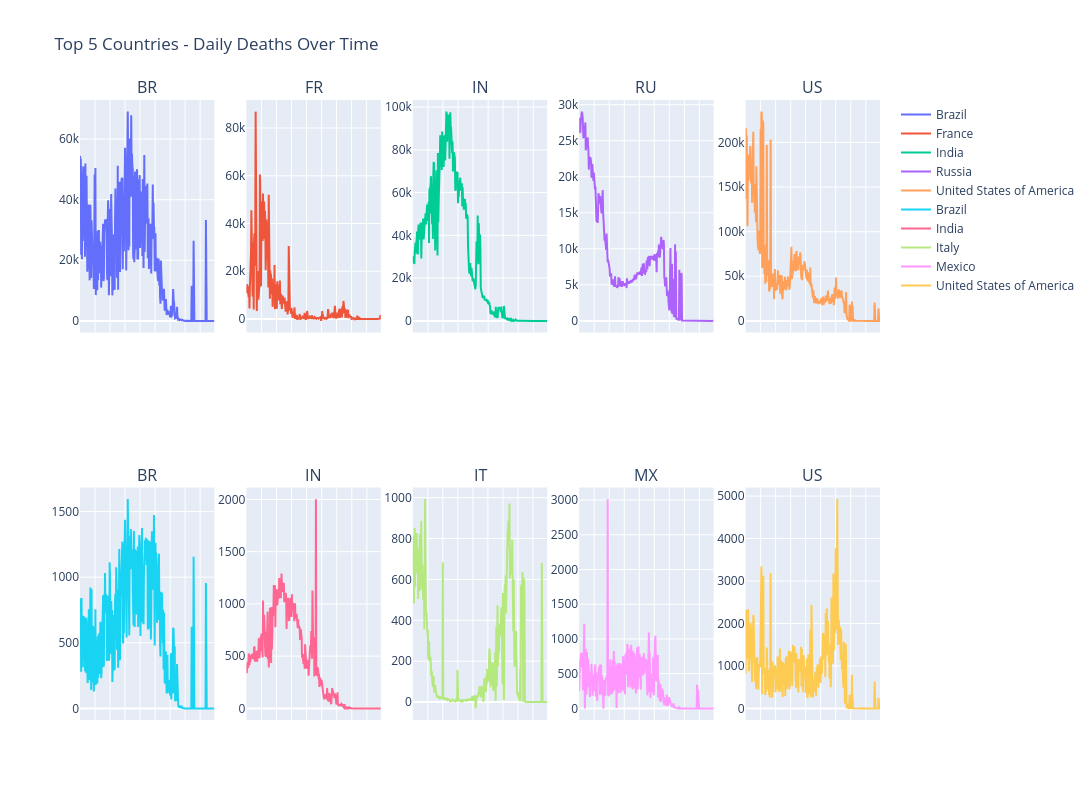

Source (notebook cell):
### Code cell
from plotly.subplots import make_subplots

json_files = [f for f in os.listdir(data_dir) if f.endswith('.json') and 'top5_countries_' in f]

# Create subplot grid: 2 rows, 5 columns
fig = make_subplots(rows=2, cols=5, shared_xaxes=False, shared_yaxes=False,
                    subplot_titles=[f.split('_')[3] for f in json_files[:10]])

for i, filename in enumerate(json_files[:10]):
    df = pd.read_json(os.path.join(data_dir, filename))
    country_code = df['countriesAndTerritories'].iloc[0].replace("_", " ")
    row = i // 5 + 1
    col = i % 5 + 1
    if 'cases' in filename:
        fig.add_trace(
            go.Scatter(x=df['dateRep'], y=df['cases'], mode='lines', name=country_code),
            row=row, col=col
        )
    else:
        fig.add_trace(
            go.Scatter(x=df['dateRep'], y=df['deaths'], mode='lines', name=country_code),
            row=row, col=col
        )
    # -- remove x ticks
    fig.update_xaxes(showticklabels=False, row=row, col=col)

fig.update_layout(height=800, width=1400, title_text="Top 5 Countries - Daily Deaths Over Time")
fig.show()

### Figure 1 — Plotly figure (JSON) as saved in the notebook; plotly's stock layout.template omitted (floating-point values rounded to 4 significant figures; data arrays with more than 128 entries replaced by an {"elided": "..."} marker saying what was removed)
{"data": [{"mode": "lines", "name": "Brazil", "type": "scatter", "x": {"elided": "350 str values"}, "xaxis": "x", "y": {"elided": "350 int values"}, "yaxis": "y"}, {"mode": "lines", "name": "France", "type": "scatter", "x": {"elided": "350 str values"}, "xaxis": "x2", "y": {"elided": "350 int values"}, "yaxis": "y2"}, {"mode": "lines", "name": "India", "type": "scatter", "x": {"elided": "349 str values"}, "xaxis": "x3", "y": {"elided": "349 int values"}, "yaxis": "y3"}, {"mode": "lines", "name": "Russia", "type": "scatter", "x": {"elided": "350 str values"}, "xaxis": "x4", "y": {"elided": "350 int values"}, "yaxis": "y4"}, {"mode": "lines", "name": "United States of America", "type": "scatter", "x": {"elided": "350 str values"}, "xaxis": "x5", "y": {"elided": "350 int values"}, "yaxis": "y5"}, {"mode": "lines", "name": "Brazil", "type": "scatter", "x": {"elided": "350 str values"}, "xaxis": "x6", "y": {"elided": "350 int values"}, "yaxis": "y6"}, {"mode": "lines", "name": "India", "type": "scatter", "x": {"elided": "349 str values"}, "xaxis": "x7", "y": {"elided": "349 int values"}, "yaxis": "y7"}, {"mode": "lines", "name": "Italy", "type": "scatter", "x": {"elided": "350 str values"}, "xaxis": "x8", "y": {"elided": "350 int values"}, "yaxis": "y8"}, {"mode": "lines", "name": "Mexico", "type": "scatter", "x": {"elided": "350 str values"}, "xaxis": "x9", "y": {"elided": "350 int values"}, "yaxis": "y9"}, {"mode": "lines", "name": "United States of America", "type": "scatter", "x": {"elided": "350 str values"}, "xaxis": "x10", "y": {"elided": "350 int values"}, "yaxis": "y10"}], "layout": {"annotations": [{"font": {"size": 16}, "showarrow": false, "text": "BR", "x": 0.084, "xanchor": "center", "xref": "paper", "y": 1, "yanchor": "bottom", "yref": "paper"}, {"font": {"size": 16}, "showarrow": false, "text": "FR", "x": 0.292, "xanchor": "center", "xref": "paper", "y": 1, "yanchor": "bottom", "yref": "paper"}, {"font": {"size": 16}, "showarrow": false, "text": "IN", "x": 0.5, "xanchor": "center", "xref": "paper", "y": 1, "yanchor": "bottom", "yref": "paper"}, {"font": {"size": 16}, "showarrow": false, "text": "RU", "x": 0.708, "xanchor": "center", "xref": "paper", "y": 1, "yanchor": "bottom", "yref": "paper"}, {"font": {"size": 16}, "showarrow": false, "text": "US", "x": 0.916, "xanchor": "center", "xref": "paper", "y": 1, "yanchor": "bottom", "yref": "paper"}, {"font": {"size": 16}, "showarrow": false, "text": "BR", "x": 0.084, "xanchor": "center", "xref": "paper", "y": 0.375, "yanchor": "bottom", "yref": "paper"}, {"font": {"size": 16}, "showarrow": false, "text": "IN", "x": 0.292, "xanchor": "center", "xref": "paper", "y": 0.375, "yanchor": "bottom", "yref": "paper"}, {"font": {"size": 16}, "showarrow": false, "text": "IT", "x": 0.5, "xanchor": "center", "xref": "paper", "y": 0.375, "yanchor": "bottom", "yref": "paper"}, {"font": {"size": 16}, "showarrow": false, "text": "MX", "x": 0.708, "xanchor": "center", "xref": "paper", "y": 0.375, "yanchor": "bottom", "yref": "paper"}, {"font": {"size": 16}, "showarrow": false, "text": "US", "x": 0.916, "xanchor": "center", "xref": "paper", "y": 0.375, "yanchor": "bottom", "yref": "paper"}], "height": 800, "title": {"text": "Top 5 Countries - Daily Deaths Over Time"}, "width": 1400, "xaxis": {"anchor": "y", "domain": [0, 0.168], "showticklabels": false}, "xaxis10": {"anchor": "y10", "domain": [0.832, 1], "showticklabels": false}, "xaxis2": {"anchor": "y2", "domain": [0.208, 0.376], "showticklabels": false}, "xaxis3": {"anchor": "y3", "domain": [0.416, 0.584], "showticklabels": false}, "xaxis4": {"anchor": "y4", "domain": [0.624, 0.792], "showticklabels": false}, "xaxis5": {"anchor": "y5", "domain": [0.832, 1], "showticklabels": false}, "xaxis6": {"anchor": "y6", "domain": [0, 0.168], "showticklabels": false}, "xaxis7": {"anchor": "y7", "domain": [0.208, 0.376], "showticklabels": false}, "xaxis8": {"anchor": "y8", "domain": [0.416, 0.584], "showticklabels": false}, "xaxis9": {"anchor": "y9", "domain": [0.624, 0.792], "showticklabels": false}, "yaxis": {"anchor": "x", "domain": [0.625, 1]}, "yaxis10": {"anchor": "x10", "domain": [0, 0.375]}, "yaxis2": {"anchor": "x2", "domain": [0.625, 1]}, "yaxis3": {"anchor": "x3", "domain": [0.625, 1]}, "yaxis4": {"anchor": "x4", "domain": [0.625, 1]}, "yaxis5": {"anchor": "x5", "domain": [0.625, 1]}, "yaxis6": {"anchor": "x6", "domain": [0, 0.375]}, "yaxis7": {"anchor": "x7", "domain": [0, 0.375]}, "yaxis8": {"anchor": "x8", "domain": [0, 0.375]}, "yaxis9": {"anchor": "x9", "domain": [0, 0.375]}}}
